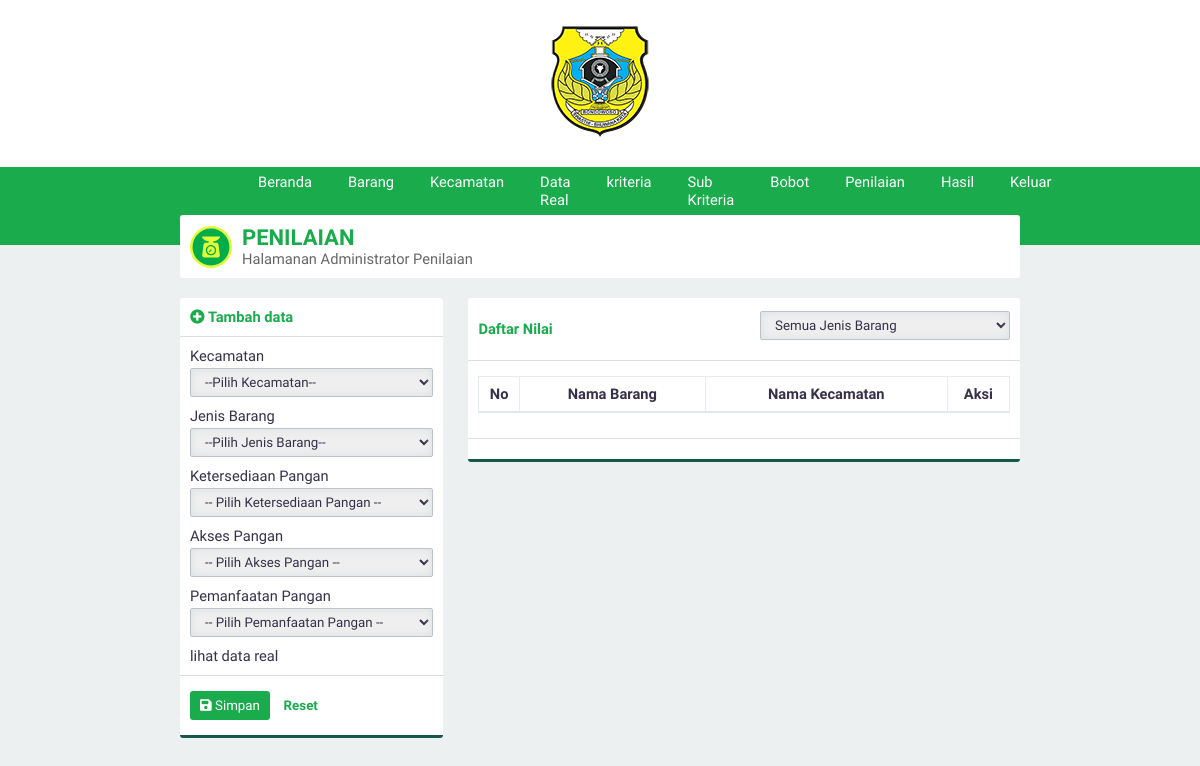
Page /?page=penilaian (signed in) on the committed database.
### tables this page shows
CREATE TABLE `kriteria` (
  `id_kriteria` int(3) NOT NULL,
  `namaKriteria` varchar(30) NOT NULL,
  `sifat` enum('Benefit','Cost') NOT NULL
);

### page/tambahnilai.php (the view, shortened to what this page needs)
<div class="panel-top">
    <b class="text-green"><i class="fa fa-plus-circle text-green"></i> Tambah data</b>
</div>
<form id="form" action="./proses/prosestambah.php" method="POST">
    <div class="panel-middle">
        <div class="group-input">
            <label for="supplier">Kecamatan</label>
            <select class="form-custom" required name="supplier" id="supplier">
                <option selected disabled>--Pilih Kecamatan--</option>
            </select>
        </div>
        <div class="group-input">
            <label for="barang">Jenis Barang</label>
            <select class="form-custom" required name="barang" id="barang">
                <option selected disabled>--Pilih Jenis Barang--</option>
            </select>
        </div>
        <?php
        $query = "SELECT * FROM kriteria";
        $execute = $konek->query($query);
        if ($execute->num_rows > 0) {
            while ($data = $execute->fetch_array(MYSQLI_ASSOC)) {
                echo "<div class=\"group-input\">";
                echo "<label for=\"nilai\">$data[namaKriteria]</label>";
                echo "<select class=\"form-custom\" required name=\"nilai[]\" id=\"nilai\">";
                echo "<option disabled selected>-- Pilih $data[namaKriteria] --</option>";
                echo "</select></div>";
            }
        }
        ?>
        <a href="./?page=datareal">lihat data real</a>
    </div>
    <div class="panel-bottom">
        <button type="submit" id="buttonsimpan" class="btn btn-green"><i class="fa fa-save"></i> Simpan</button>
        <button type="reset" id="buttonreset" class="btn btn-second">Reset</button>
    </div>
</form>

### asset/css/style.css (style rules this page uses)
* { padding: 0; margin: 0; font-family: 'Work Sans', sans-serif; color: #36304A; font-weight: 500; letter-spacing: normal; }
a { text-decoration: none; }
b, h1, h2, h3, h4, h5 { padding: 0; font-weight: 600 !important; margin: 0.83em 0em; }
.text-green { color: #1aab4c !important; }
input, select { border: none; width: 100%; }
.form-custom { padding: 5px 10px; border: solid 1px #BDC3C7; -webkit-border-radius: 2px; -moz-border-radius: 2px; border-radius: 2px; box-sizing: border-box; box-shadow: inset 0 0 8px #d9dfe3; margin: 3px 0 10px 0; }
.btn { border: none; -webkit-padding: 7px 10px; -o-padding: 7px 10px; -moz-padding: 7px 10px; padding: 7px 10px; border-radius: 3px; margin: 5px 0px; display: inline-block; cursor: pointer; font-size: 10pt !important; }
.btn i { color: white !important; }
.btn-green { background-color: #1aab4c; color: white !important; }
.btn-second { background-color: transparent; color: #1aab4c; font-weight: 600; }
.panel-top { padding: 10px; box-sizing: padding-box; border-bottom: solid 1px #dddddd; }
.panel-middle { padding: 10px; box-sizing: padding-box; }
.panel-bottom { padding: 10px; border-bottom: solid 3px #135a4c; border-top: solid 1px #dddddd; }
body { background-color: #ECF0F1; display: flex; width: 100vw; height: 100vh; align-items: center; flex-direction: column; overflow-x: hidden; font-size: 11pt; }

### rows in the picture
kriteria: namaKriteria "Ketersediaan Pangan"
kriteria: namaKriteria "Akses Pangan"
kriteria: namaKriteria "Pemanfaatan Pangan"
